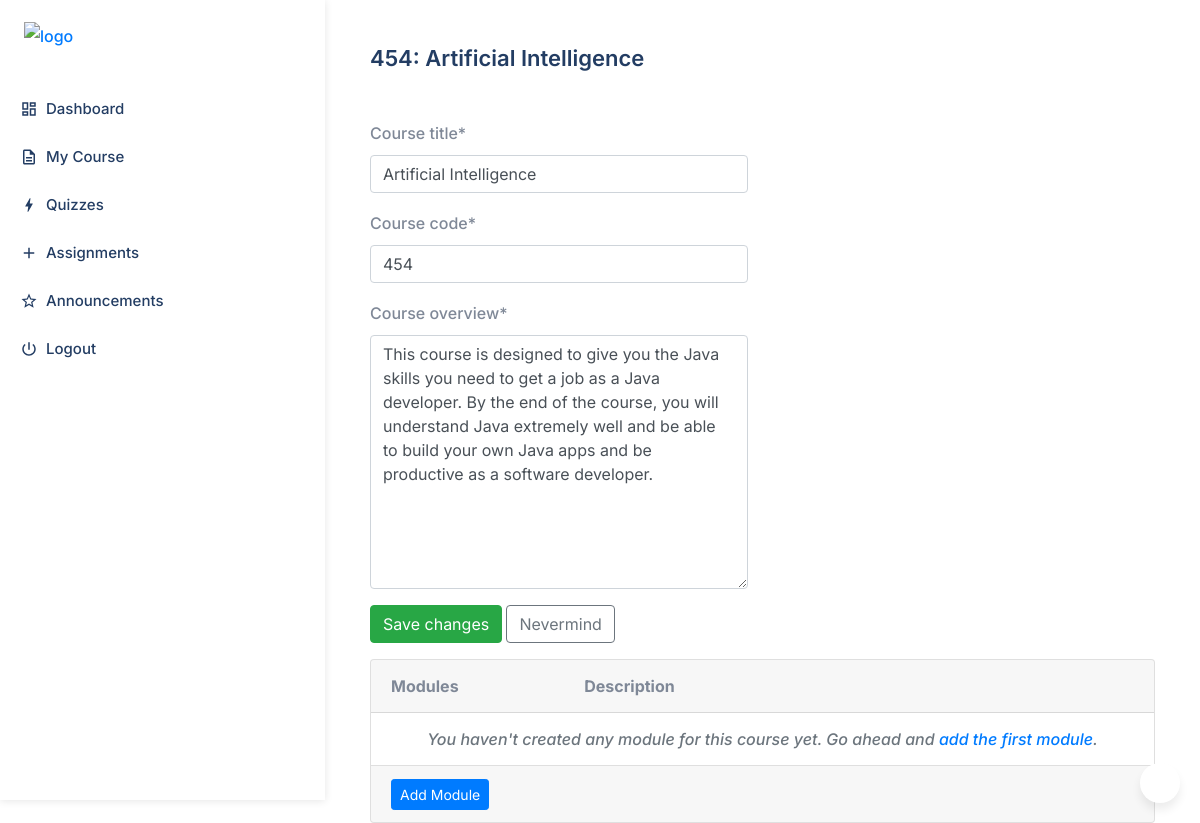
Page /instructor/course/2/ (signed in) on the committed database.
### courses/models.py (models this page shows, shortened)
class Course(models.Model):
    instructor = models.ForeignKey(
        InstructorProfile, related_name='courses_created',
        on_delete=models.CASCADE,
        help_text='The instructor who created this course')
    title = models.CharField(
        'Course title',
        max_length=50)
    code = models.PositiveIntegerField(
        'Course code')
    slug = models.SlugField(
        max_length=50, unique=True,
        help_text='A human readable URL')
    overview = models.TextField('Course overview')
    students = models.ManyToManyField(StudentProfile,
                                      related_name='courses_enrolled',
                                      blank=True)
    created = models.DateTimeField(auto_now_add=True)
    updated = models.DateTimeField(auto_now=True)
    class Meta:
        ordering = ['-updated']

### courses/views.py (the view, shortened to what this page needs)
@method_decorator([login_required, instructor_required], name='dispatch')
class CourseUpdateView(UpdateView):
    model = Course
    fields = ['title', 'code', 'overview']
    context_object_name = 'course'
    template_name = 'course_change_form.html'
    def get_queryset(self):
        return self.request.user.instructor_profile.courses_created.all()

### templates/course_change_form.html (shortened to what this page needs)
{% extends "base_dashboard.html" %}
{% load crispy_forms_tags %}
{% block dashboard %}
    <section class="dashboard-area">
        {% include 'partials/_instructor_dashboard_menu.html' %}
        <div class="dashboard-content-wrap">
            <div class="container-fluid">
                <div class="dashboard-heading d-flex flex-wrap align-items-center justify-content-between mb-5">
                    <div class="media media-card align-items-center">
                        <div class="media-body">
                            <h3 class="fs-22 font-weight-semi-bold">{{ course.code }}: {{ course.title }}</h3>
                        </div>
                    </div>
                </div>
                <div class="row mb-3">
                    <div class="col-md-6 col-sm-8 col-12">
                        <form method="post" action=".">
                            {{ form|crispy }}
                            <button type="submit" class="btn btn-success">Save changes</button>
                            <a href="{% url 'instructor_course' %}" class="btn btn-outline-secondary" role="button">Nevermind</a>
                        </form>
                    </div>
                </div>
                <div class="card">
                    <div class="card-header">
                      <div class="row">
                        <div class="col-3">
                          <strong>Modules</strong>
                        </div>
                        <div class="col-7">
                          <strong>Description</strong>
                        </div>
                      </div>
                    </div>
                    <div class="list-group list-group-flush list-group-formset">
                      {% for module in course.modules.all %}
                        <div class="list-group-item">
                          <div class="row">
                            <div class="col-3">
                              <a href="">{{ module.title }}</a>
                            </div>
                            <div class="col-7">
                              {{ module.description }}
                            </div>
                          </div>
                        </div>
                      {% empty %}
                        <div class="list-group-item text-center">
                          <p class="text-muted font-italic mb-0">You haven't created any module for this course yet. Go ahead and <a href="{% url 'module_add' course.pk %}">add the first module</a>.</p>
                        </div>
                      {% endfor %}
                    </div>
                    <div class="card-footer">
                      <a href="{% url 'module_add' course.pk %}" class="btn btn-primary btn-sm">Add Module</a>
                    </div>
                </div>
        </div>
    </section>
{% endblock dashboard %}

### rows in the picture
Course: code "454", title "Artificial Intelligence", overview "This course is designed to give you the Java skills you need to get a job as a Java developer. By the end of the course, you will understand Java extremely well and be able to build your own Java apps and be productive as a software developer."
